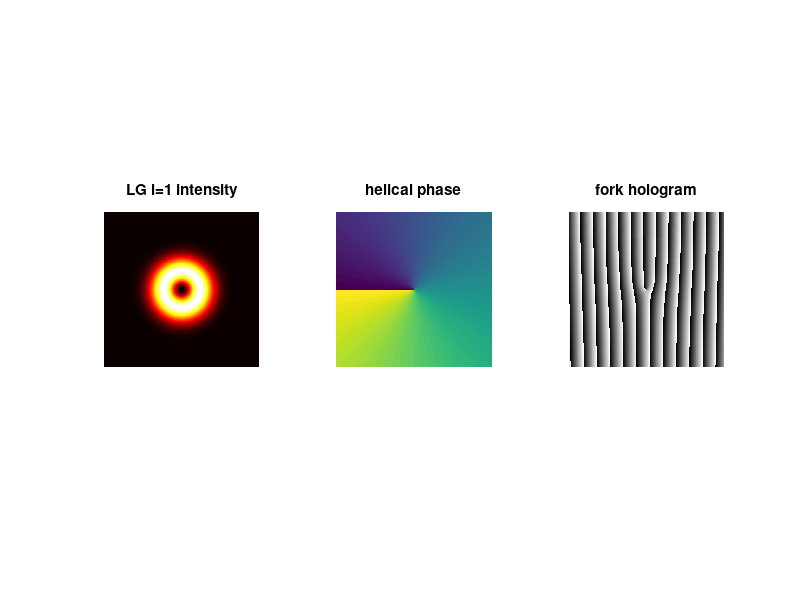

MATLAB code to generate this figure:
% final project: making Laguerre-Gauss (vortex) beams with the SLM.
% an LG mode has a helical phase exp(i*l*phi) and a donut intensity (zero on axis).
% to make one you load a "fork" hologram onto the SLM: the helical phase plus a blazed
% grating so the vortex shows up in the first diffraction order.
% this script just builds + previews the masks, the actual SLM upload is separate.

clear; clc; close all;

N = 400;
g = linspace(-3, 3, N);
[X, Y] = meshgrid(g, g);
R = sqrt(X.^2 + Y.^2);
PHI = atan2(Y, X);
l = 1;                 % topological charge

LG = (R.^abs(l)) .* exp(-R.^2);
I = LG.^2 / max(LG(:)).^2;

phase = angle(exp(1i*l*PHI));
fork  = angle(exp(1i*(l*PHI + 2*pi*2*X)));   % helical phase + blazed grating

subplot(1,3,1); imagesc(I);     axis image off; title('LG l=1 intensity'); colormap(gca, hot)
subplot(1,3,2); imagesc(phase); axis image off; title('helical phase')
subplot(1,3,3); imagesc(fork);  axis image off; title('fork hologram'); colormap(gca, gray)
% saveas(gcf,'../figures/lg_mode.png')
